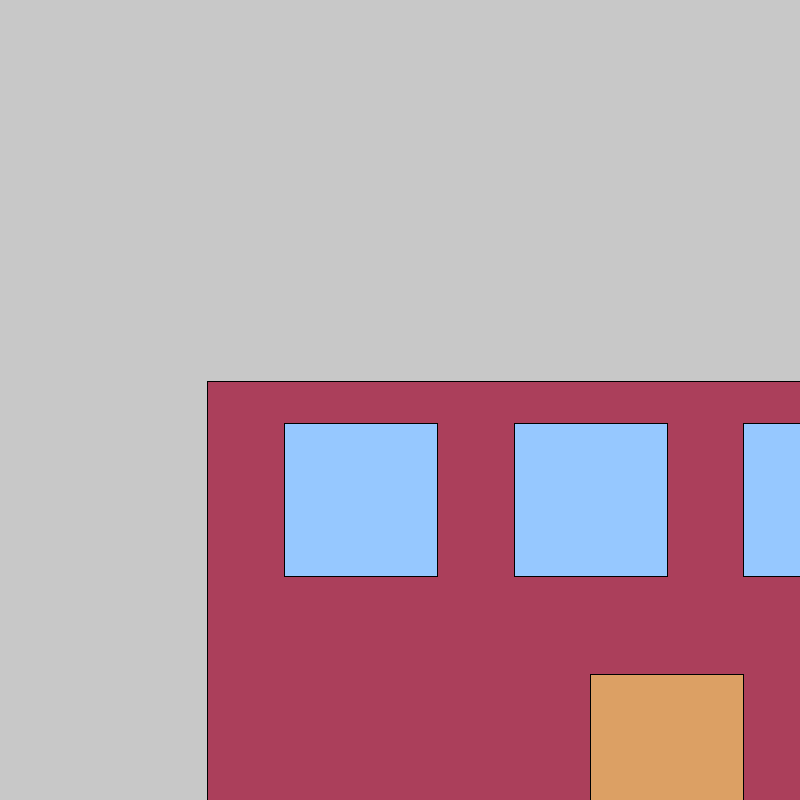
Frame 1 (no input)
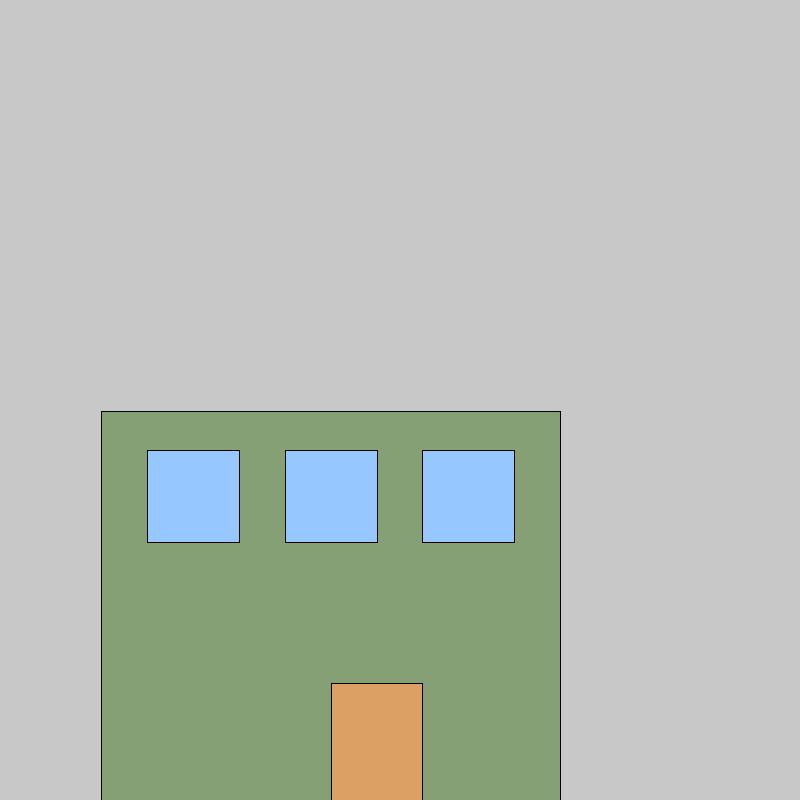
Frame 60 (the mouse pressed at the canvas centre just before this capture)
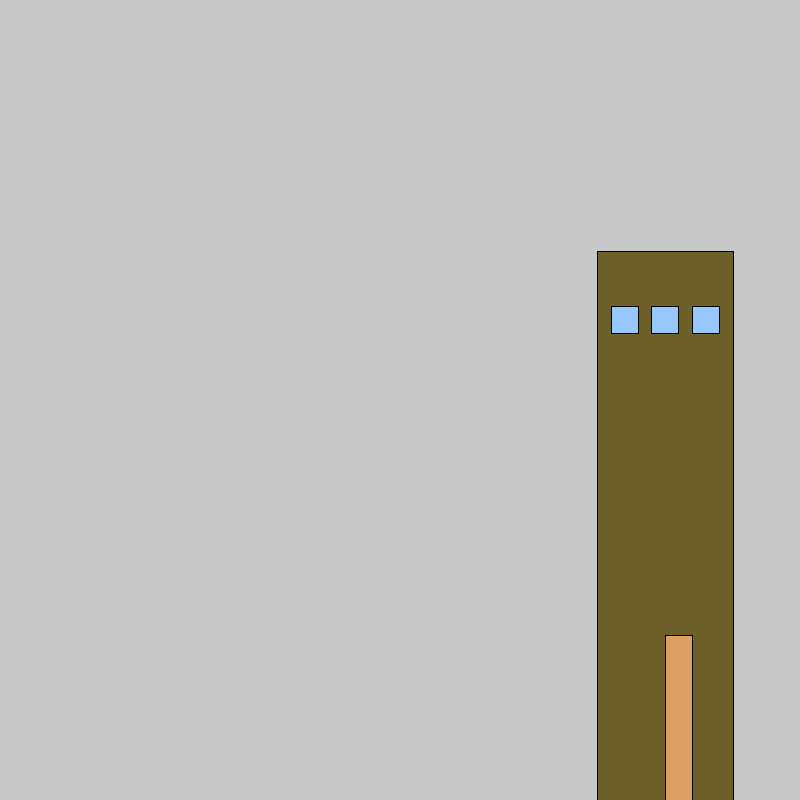
Frame 120 (the mouse held since frame 60 and released just before this capture)

The Processing sketch that drew these frames (run headless with seeded random() and noise(); from frame 60 on, the mouse is pressed at the canvas centre):

// Processing sketch: functionPractice_no
// ── functionPractice_no.pde
int randomSeed = int(random(10000));
float house = 6;
float window = 3;
float x, w, h;
float r, g, b;

void setup() {
  size(800, 800);
}

void mousePressed() {
  randomSeed = int(random(10000));
}

void draw() {
  background(200);
  x = random(0, width - w);
  w = random(100, width);
  h = random(300, height);
  r = random(0, 200);
  g = random(0, 200);
  b = random(0, 200);
  randomSeed(randomSeed);
  fill(r, g, b);
  //rect(x, height - h, w, h);
  //fill(100, 100, 255);
  for (house = 0; house < 6; house++) {
    rect(x, height - h, w, h);
  }
  for (window = 0; window < 3; window++) {
    fill(150, 200, 255);
    rect(x + w * .3 * window + w * .1, height - h + h * .1, w * .2, w * .2);
  }
  //rect(x + w * .1, height - h + h * .1, w * .2, w * .2);
  //rect(x + w * .4, height - h + h * .1, w * .2, w * .2);
  //rect(x + w * .7, height - h + h * .1, w * .2, w * .2);
  //rect(x + w * .1, height - h + h * .4 + 5, w * .2, w * .2);
  //rect(x + w * .4, height - h + h * .4 + 5, w * .2, w * .2);
  //rect(x + w * .7, height - h + h * .4 + 5, w * .2, w * .2);

  fill(220, 160, 100);
  rect(x + w * .5, height - h + h * .7, w * .2, h * .4);
}
